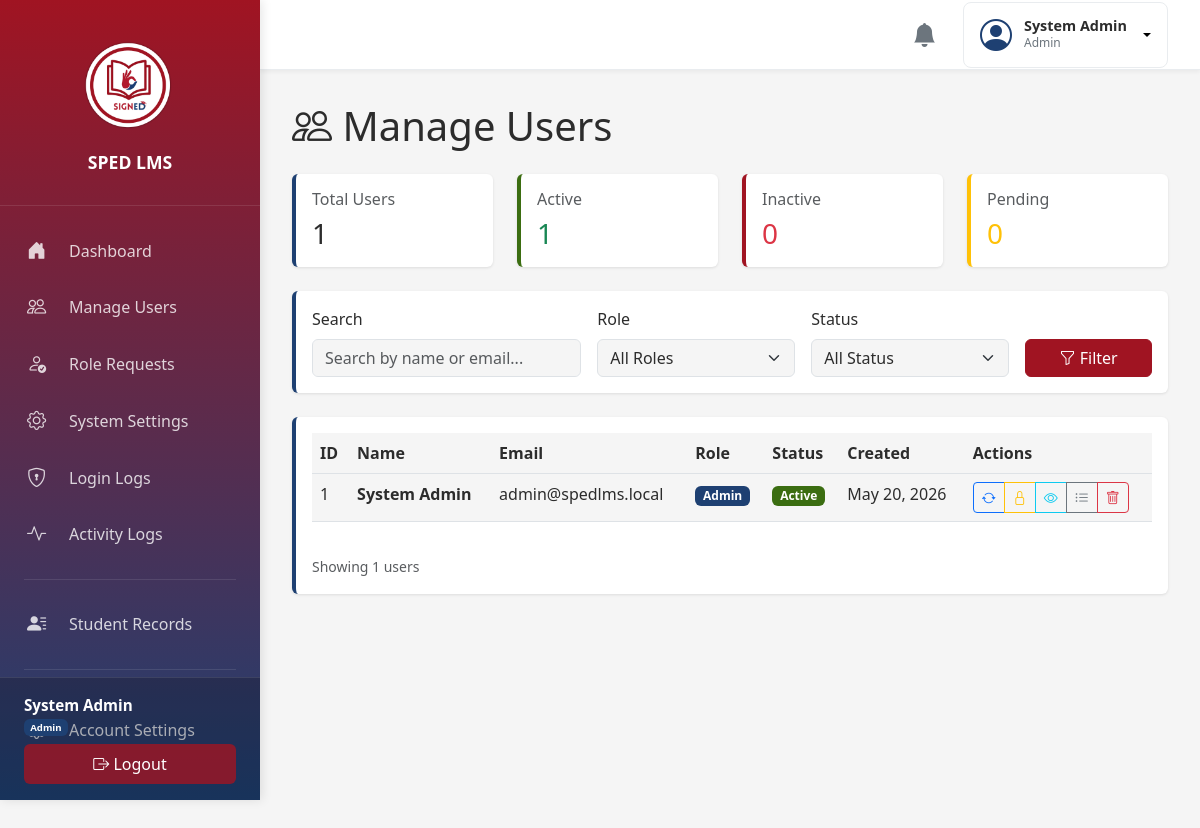
Page /admin/manage-users (signed in) on the committed database.
### tables this page shows
CREATE TABLE IF NOT EXISTS users (
    id INT AUTO_INCREMENT PRIMARY KEY,
    name VARCHAR(255) NOT NULL,
    first_name VARCHAR(100),
    middle_name VARCHAR(100),
    last_name VARCHAR(100),
    suffix VARCHAR(20),
    email VARCHAR(255) UNIQUE NOT NULL,
    contact_number VARCHAR(20),
    password_hash VARCHAR(255) NOT NULL,
    role ENUM('user','parent','sped_teacher','guidance','principal','master_teacher','learner','admin') DEFAULT 'user',
    status ENUM('active','inactive','pending') DEFAULT 'active',
    email_verified BOOLEAN DEFAULT FALSE,
    email_verification_token VARCHAR(10),
    email_verification_expires DATETIME,
    verification_attempts INT DEFAULT 0,
    google_id VARCHAR(255) UNIQUE,
    profile_picture VARCHAR(255),
    auth_provider ENUM('local','google') DEFAULT 'local',
    deleted_at TIMESTAMP NULL,
    locked_until TIMESTAMP NULL,
    created_at TIMESTAMP DEFAULT CURRENT_TIMESTAMP,
    updated_at TIMESTAMP DEFAULT CURRENT_TIMESTAMP ON UPDATE CURRENT_TIMESTAMP,
    INDEX idx_email (email),
    INDEX idx_role (role),
    INDEX idx_deleted_at (deleted_at),
    INDEX idx_locked_until (locked_until)
);

### app/Controllers/AdminController.php (called while the page is built, shortened)
<?php
require_once __DIR__ . '/../../config/db.php';
require_once __DIR__ . '/../Models/UserModel.php';
class AdminController {
    private $userModel;
    public function __construct() {
        $this->userModel = new UserModel();
    }
    public function manageUsers() {
        $filters = [
            'role' => $_GET['role'] ?? 'all',
            'status' => $_GET['status'] ?? 'all',
            'search' => $_GET['search'] ?? ''
        ];
        $users = $this->userModel->getAllUsersWithStats($filters);
        $stats = $this->userModel->getUserStats();
        require_once __DIR__ . '/../Views/admin/manage_users.php';
    }
}

### public/index.php (called while the page is built, shortened)
<?php
require_once __DIR__ . '/../config/db.php';
require_once __DIR__ . '/../routes/web.php';

### config/db.php (called while the page is built, shortened)
<?php
require_once __DIR__ . '/env.php';
class Database {
    private static $instance = null;
    private $connection;
    private function __construct() {
        $host = env('DB_HOST', 'localhost');
        $dbname = env('DB_NAME', 'sped_lms');
        $username = env('DB_USER', 'root');
        $password = env('DB_PASS', '');
        $charset = 'utf8mb4';
        $dsn = "mysql:host=$host;dbname=$dbname;charset=$charset";
        $options = [
            PDO::ATTR_ERRMODE            => PDO::ERRMODE_EXCEPTION,
            PDO::ATTR_DEFAULT_FETCH_MODE => PDO::FETCH_ASSOC,
            PDO::ATTR_EMULATE_PREPARES   => false,
            PDO::MYSQL_ATTR_INIT_COMMAND => "SET autocommit=1, SESSION sql_mode='NO_AUTO_VALUE_ON_ZERO'"
        ];
        try {
            $this->connection = new PDO($dsn, $username, $password, $options);
        } catch (PDOException $e) {
            error_log("Database connection failed: " . $e->getMessage());
            die("Database connection failed. Please check your configuration.");
        }
    }
    public static function getInstance() {
        if (self::$instance === null) {
            self::$instance = new self();
        }
        return self::$instance;
    }
    public function getConnection() {
        return $this->connection;
    }
}

### config/env.php (called while the page is built, shortened)
<?php
function env($key, $default = null) {
    return $_ENV[$key] ?? getenv($key) ?: $default;
}

### app/Models/UserModel.php (called while the page is built, shortened)
<?php
require_once __DIR__ . '/../../config/db.php';
class UserModel {
    private $db;
    public function __construct() {
        $this->db = Database::getInstance()->getConnection();
    }
    public function getAllUsersWithStats($filters = []) {
        $sql = "
            SELECT id, name, email, role, status, created_at, deleted_at, locked_until
            FROM users
            WHERE deleted_at IS NULL
        ";
        $params = [];
        $sql .= " ORDER BY created_at DESC";
        $stmt = $this->db->prepare($sql);
        $stmt->execute($params);
        return $stmt->fetchAll();
    }
    public function getUserStats() {
        $stmt = $this->db->query("
            SELECT
                COUNT(*) as total,
                SUM(CASE WHEN status = 'active' THEN 1 ELSE 0 END) as active,
                SUM(CASE WHEN status = 'inactive' THEN 1 ELSE 0 END) as inactive,
                SUM(CASE WHEN status = 'pending' THEN 1 ELSE 0 END) as pending,
                SUM(CASE WHEN role = 'parent' THEN 1 ELSE 0 END) as parents,
                SUM(CASE WHEN role = 'sped_teacher' THEN 1 ELSE 0 END) as teachers,
                SUM(CASE WHEN role = 'guidance' THEN 1 ELSE 0 END) as guidance,
                SUM(CASE WHEN role = 'principal' THEN 1 ELSE 0 END) as principals,
                SUM(CASE WHEN role = 'admin' THEN 1 ELSE 0 END) as admins
            FROM users
            WHERE deleted_at IS NULL
        ");
        return $stmt->fetch();
    }
}

### app/Views/admin/manage_users.php (the view, shortened to what this page needs)
<?php
require_once __DIR__ . '/../layouts/header.php';
?>
<body data-logged-in="true">
<?php require_once __DIR__ . '/../layouts/sidebar.php'; ?>
<?php require_once __DIR__ . '/../layouts/topbar.php'; ?>
<div class="main-content">
    <h1 class="mb-4">
        <i class="bi bi-people"></i> Manage Users
    </h1>
    <div class="row mb-4">
        <div class="col-md-3">
            <div class="card" style="border-left: 4px solid #1e4072;">
                <div class="card-body">
                    <h6 class="text-muted mb-2">Total Users</h6>
                    <h3 class="mb-0"><?php echo number_format($stats['total']); ?></h3>
                </div>
            </div>
        </div>
        <div class="col-md-3">
            <div class="card" style="border-left: 4px solid #3b6d11;">
                <div class="card-body">
                    <h6 class="text-muted mb-2">Active</h6>
                    <h3 class="mb-0 text-success"><?php echo number_format($stats['active']); ?></h3>
                </div>
            </div>
        </div>
        <div class="col-md-3">
            <div class="card" style="border-left: 4px solid #a01422;">
                <div class="card-body">
                    <h6 class="text-muted mb-2">Inactive</h6>
                    <h3 class="mb-0 text-danger"><?php echo number_format($stats['inactive']); ?></h3>
                </div>
            </div>
        </div>
        <div class="col-md-3">
            <div class="card" style="border-left: 4px solid #ffc107;">
                <div class="card-body">
                    <h6 class="text-muted mb-2">Pending</h6>
                    <h3 class="mb-0 text-warning"><?php echo number_format($stats['pending']); ?></h3>
                </div>
            </div>
        </div>
    </div>
    <div class="card mb-4">
        <div class="card-body">
            <form method="GET" action="<?php echo $basePath; ?>/admin/manage-users" class="row g-3">
                <div class="col-md-4">
                    <label class="form-label">Search</label>
                    <input type="text" name="search" class="form-control" placeholder="Search by name or email..." value="<?php echo htmlspecialchars($_GET['search'] ?? ''); ?>">
                </div>
                <div class="col-md-3">
                    <label class="form-label">Role</label>
                    <select name="role" class="form-select">
                        <option value="all" <?php echo ($_GET['role'] ?? 'all') === 'all' ? 'selected' : ''; ?>>All Roles</option>
                    </select>
                </div>
                <div class="col-md-3">
                    <label class="form-label">Status</label>
                    <select name="status" class="form-select">
                        <option value="all" <?php echo ($_GET['status'] ?? 'all') === 'all' ? 'selected' : ''; ?>>All Status</option>
                    </select>
                </div>
                <div class="col-md-2 d-flex align-items-end">
                    <button type="submit" class="btn btn-primary w-100">
                        <i class="bi bi-funnel"></i> Filter
                    </button>
                </div>
            </form>
        </div>
    </div>
    <div class="card">
        <div class="card-body">
            <div class="table-responsive">
                <table class="table table-hover">
                    <thead style="background-color: #1e4072; color: white;">
                        <tr>
                            <th>ID</th>
                            <th>Name</th>
                            <th>Email</th>
                            <th>Role</th>
                            <th>Status</th>
                            <th>Created</th>
                            <th>Actions</th>
                        </tr>
                    </thead>
                    <tbody>
                        <?php if (empty($users)): ?>
                            <tr>
                                <td colspan="7" class="text-center text-muted py-4">
                                    <i class="bi bi-inbox" style="font-size: 2rem;"></i>
                                    <p class="mb-0 mt-2">No users found</p>
                                </td>
                            </tr>
                        <?php else: ?>
                            <?php foreach ($users as $user): ?>
                                <tr>
                                    <td><?php echo $user['id']; ?></td>
                                    <td>
                                        <strong><?php echo htmlspecialchars($user['name']); ?></strong>
                                    </td>
                                    <td><?php echo htmlspecialchars($user['email']); ?></td>
                                    <td>
                                        <span class="badge" style="background-color: #1e4072;">
                                            <?php echo ucwords(str_replace('_', ' ', $user['role'])); ?>
                                        </span>
                                    </td>
                                    <td>
                                        <?php if ($user['status'] === 'active'): ?>
                                            <span class="badge bg-success">Active</span>
                                        <?php elseif ($user['status'] === 'inactive'): ?>
                                            <span class="badge bg-danger">Inactive</span>
                                        <?php else: ?>
                                            <span class="badge bg-warning">Pending</span>
                                        <?php endif; ?>
                                    </td>
                                    <td><?php echo date('M j, Y', strtotime($user['created_at'])); ?></td>
                                    <td>
                                        <div class="btn-group btn-group-sm" role="group">
                                            <button type="button" class="btn btn-outline-primary"
                                                    onclick="changeRole(<?php echo $user['id']; ?>, '<?php echo htmlspecialchars($user['name']); ?>', '<?php echo $user['role']; ?>')"
                                                    title="Change Role">
                                                <i class="bi bi-arrow-repeat"></i>
                                            </button>
                                            <button type="button" class="btn btn-outline-warning"
                                                    onclick="toggleStatus(<?php echo $user['id']; ?>, '<?php echo htmlspecialchars($user['name']); ?>', '<?php echo $user['status']; ?>')"
                                                    title="<?php echo $user['status'] === 'active' ? 'Deactivate' : 'Activate'; ?>">
                                                <i class="bi bi-<?php echo $user['status'] === 'active' ? 'lock' : 'unlock'; ?>"></i>
                                            </button>
                                            <button type="button" class="btn btn-outline-info"
                                                    onclick="viewDetails(<?php echo $user['id']; ?>)"
                                                    title="View Details">
                                                <i class="bi bi-eye"></i>
                                            </button>
                                            <a href="<?php echo $basePath; ?>/admin/activity-logs?user_id=<?php echo $user['id']; ?>"
                                               class="btn btn-outline-secondary"
                                               title="View Activity">
                                                <i class="bi bi-list-ul"></i>
                                            </a>
                                            <button type="button" class="btn btn-outline-danger"
                                                    onclick="deleteUser(<?php echo $user['id']; ?>, '<?php echo htmlspecialchars($user['name']); ?>')"
                                                    title="Delete User">
                                                <i class="bi bi-trash"></i>
                                            </button>
                                        </div>
                                    </td>
                                </tr>
                            <?php endforeach; ?>
                        <?php endif; ?>
                    </tbody>
                </table>
            </div>
            <div class="mt-3 text-muted">
                <small>Showing <?php echo count($users); ?> users</small>
            </div>
        </div>
    </div>
</div>
<?php require_once __DIR__ . '/../layouts/footer.php'; ?>

### rows in the picture
users: id "1", name "System Admin", email "admin@spedlms.local", role "Admin", status "Active", created_at "May 20, 2026"

### other values in the picture
$userName "System Admin"
str_replace('_', ' ', $role) "Admin"
$stats['total'] "1"
$stats['active'] "1"
$stats['inactive'] "0"
$stats['pending'] "0"
count($users) "1"
